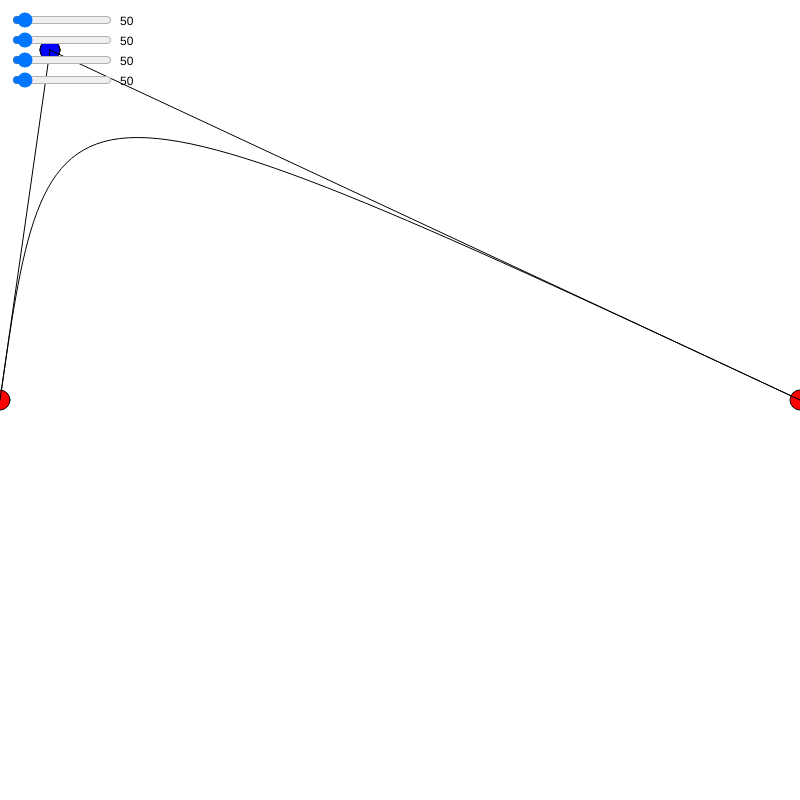
Frame 1 (no input)
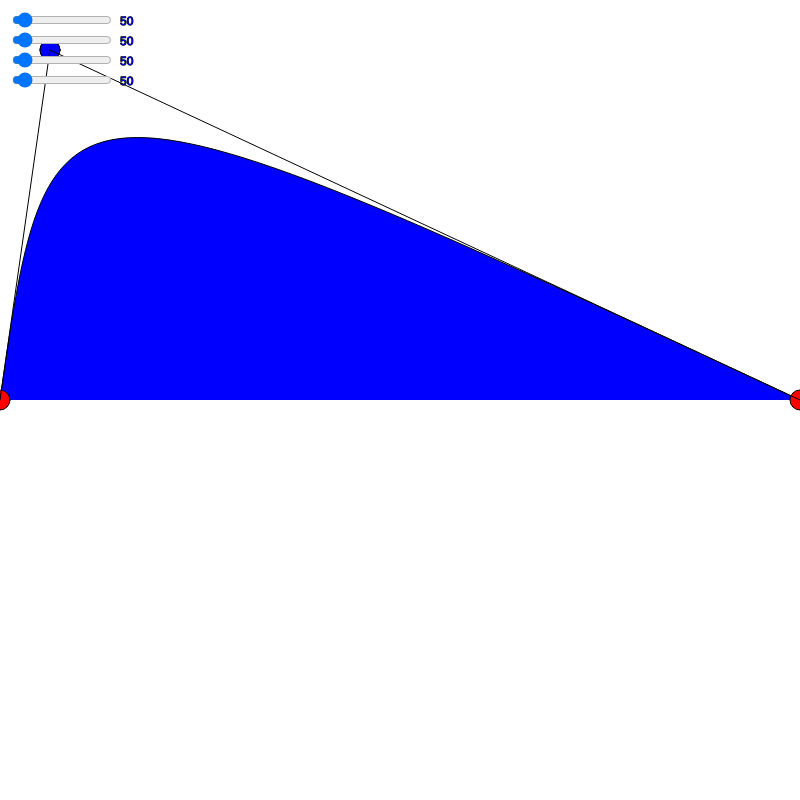
Frame 60 (no input)
Frame 120 (the mouse pressed at the canvas centre since frame 60): identical to frame 60, image omitted

The p5.js sketch that drew these frames (run headless with seeded random() and noise() and a simulated clock; from frame 60 on, the mouse is pressed at the canvas centre):

// p5.js sketch
// ── sketch.js
let x1, y1, x2, y2, x3, y3, x4, y4;
// x1, first anchor point
// y1, first anchor point
// x2, x-coordinate of the first control point.
// y2, y-coordinate of the first control point.
// x3, x-coordinate of the second control point.
// y3, y-coordinate of the second control point.
// x4, x-coordinate of the anchor point.
// y4, y-coordinate of the anchor point. 

function setup() {
  createCanvas(800, 800);
  x1 = 0;
  y1 = height/2;
  // Create a slider and place it at the top of the canvas.
  x2 = createSlider(0, width);
  x2.position(10, 10);
  x2.size(100);

  y2 = createSlider(0, height)
  y2.position(10, 30);
  y2.size(100);

  x3 = createSlider(0, height)
  x3.position(10, 50);
  x3.size(100);

  y3 = createSlider(0, height)
  y3.position(10, 70);
  y3.size(100);

  x4 = width;
  y4 = height/2;
}

function draw() {
  background(255);
  text(x2.value(), 120, 25); 
  text(y2.value(), 120, 45); 
  text(x3.value(), 120, 65); 
  text(y3.value(), 120, 85); 

  beginShape();
  vertex(x1,y1)
  bezierVertex(x2.value(), y2.value(), x3.value(), y3.value(), x4, y4);
  // vertex(x4, y4);
  endShape();

  fill("red");
  ellipse(x1, y1, 20, 20);
  ellipse(x4, y4, 20, 20);

  fill("blue"); 
  ellipse(x2.value(), y2.value(), 20, 20);
  ellipse(x3.value(), y3.value(), 20, 20);

  stroke(0);
  line(x1, y1, x2.value(), y2.value());
  line(x4, y4, x3.value(), y3.value());

}

function windowResized() {
  resizeCanvas(windowWidth, windowHeight);
}
